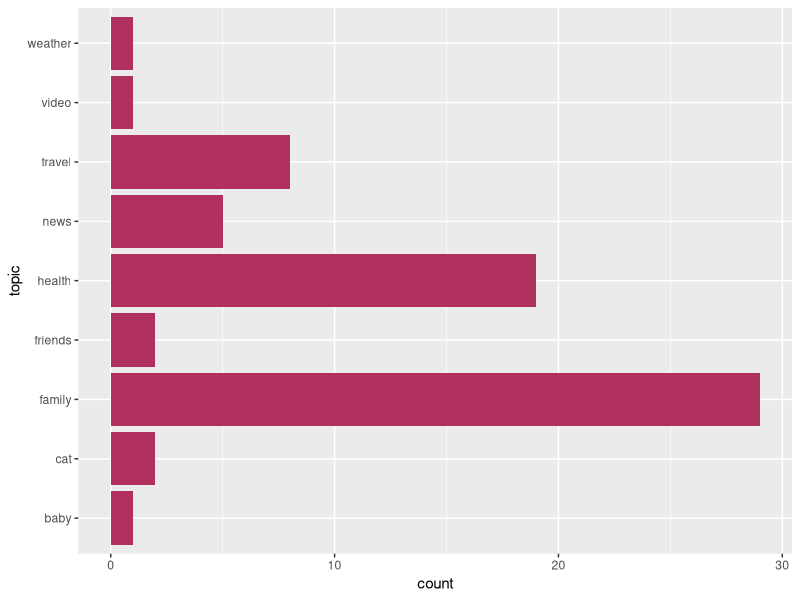

Here is the R script that generated this plot:
## ---- chunk 1
#| label: load-pkgs
#| code-summary: "Packages"
#| message: false

library(tidyverse)
library(ggplot2)
## ---- chunk 2
#| label: data-head

all_texts <- read.csv("text_data.csv",stringsAsFactors=F) #this sets my data file to live within a variable called all_texts
head(all_texts) #this command shows us the 'head' of all_texts -- the first few rows of the data

## ---- chunk 3
#| label: most-texts

all_texts %>% count(person)
most_texts <- all_texts %>% filter(person == "Sam")
glimpse(most_texts)
## ---- chunk 4
#| label: fig-bar
#| fig-cap: "Texts from Saturday by topic"

ggplot(data = all_texts, aes(y=topic)) + geom_bar(fill = "maroon")

